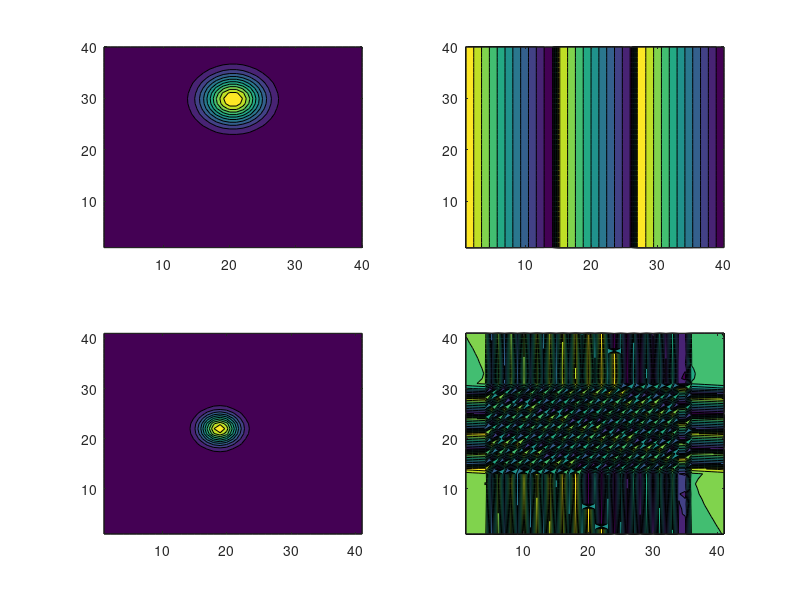

MATLAB code for this plot:
max=40
half=max/2
alpha=-1.5i;
r_d=linspace(-2*pi,2*pi,max);
x=repmat(r_d,max);
x=repmat(r_d,max,1);
y=repmat(r_d',1,max);
lambda=x+1i*y;
% f=exp(-0.5*( lambda.*conj(lambda) + conj(lambda).*alpha - conj(alpha).*lambda));
% f=exp(-abs(lambda - alpha).^2);
f=exp(-0.5*(abs(alpha).^2) -0.5*(abs(alpha + lambda).^2) - conj(alpha).*(lambda+alpha));
subplot(2,2,1);
contourf(abs(f),10);
subplot(2,2,2);
contourf(angle(f),10);

w=fft2(f);
subplot(2,2,3);
contourf(abs(w([half:max 1:half],[half:max 1:half])),10)
subplot(2,2,4);
contourf(angle(w([half:max 1:half],[half:max 1:half])),10)
% contourf(angle(w(1:100,1:100)),10)

% subplot(2,2,3);
% contourf(abs(w(1:100,1:100)),10)
% subplot(2,2,4);
% contourf(angle(w(1:100,1:100)),10)

% plot3(w)



% lambdaMat=x+i*y;
% lambda=reshape(lambdaMat,1,1000000)
% lambda=reshape(lambdaMat,1,1000000);
% f=exp(-0.5*( lambda.*conj(lambda) + conj(lambda).*alpha - conj(alpha).*lambda))
% f=exp(-0.5*( lambda.*conj(lambda) + conj(lambda).*alpha - conj(alpha).*lambda));
% w=fft(f)